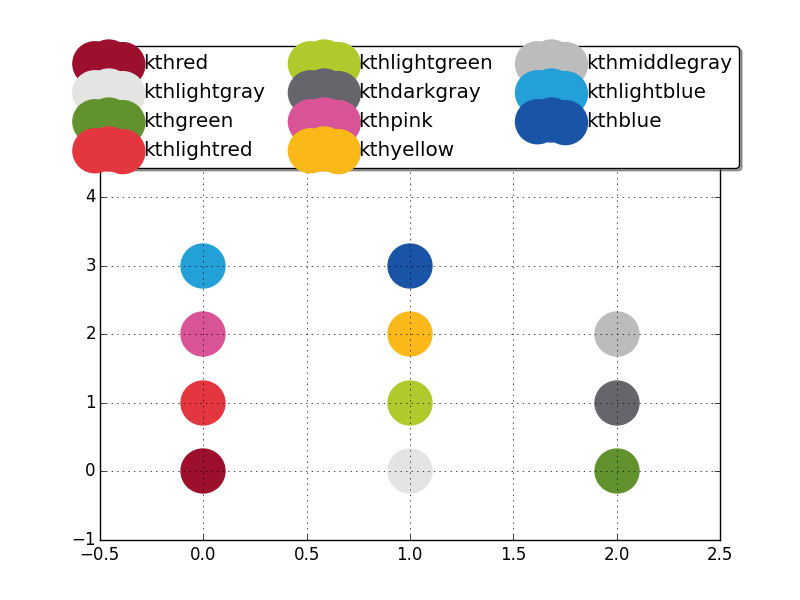

Write the Python code that produced this figure.
import kthcolors.kthcolors as ktc
import matplotlib.pyplot as plt
import numpy as np

plt.figure()
_SIZE = 1e3
_NUM = int(np.sqrt(len(ktc.kthcolors)))
_counter = 0

for color in ktc.kthcolors.keys():
    plt.scatter(_counter%_NUM, _counter//_NUM, color=color, label=color, s=_SIZE)
    _counter += 1
plt.gca().legend(loc='upper center', bbox_to_anchor=(0.5, 1.05), ncol=3, fancybox=True, shadow=True)
plt.grid(True)
plt.ylim((-1.0,2*_NUM))
plt.savefig('example.png')
plt.show()
